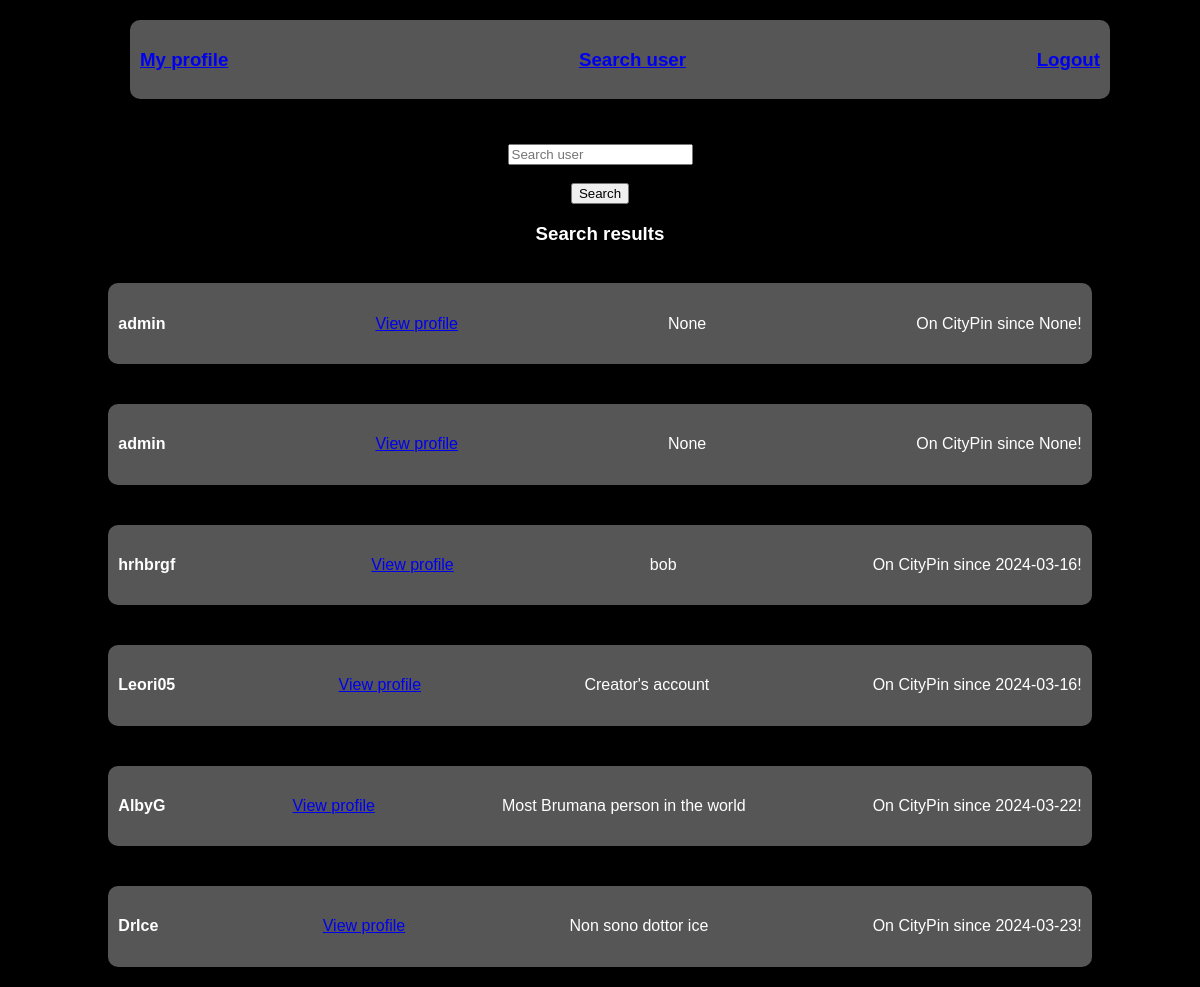
Before: /search with the older database file.
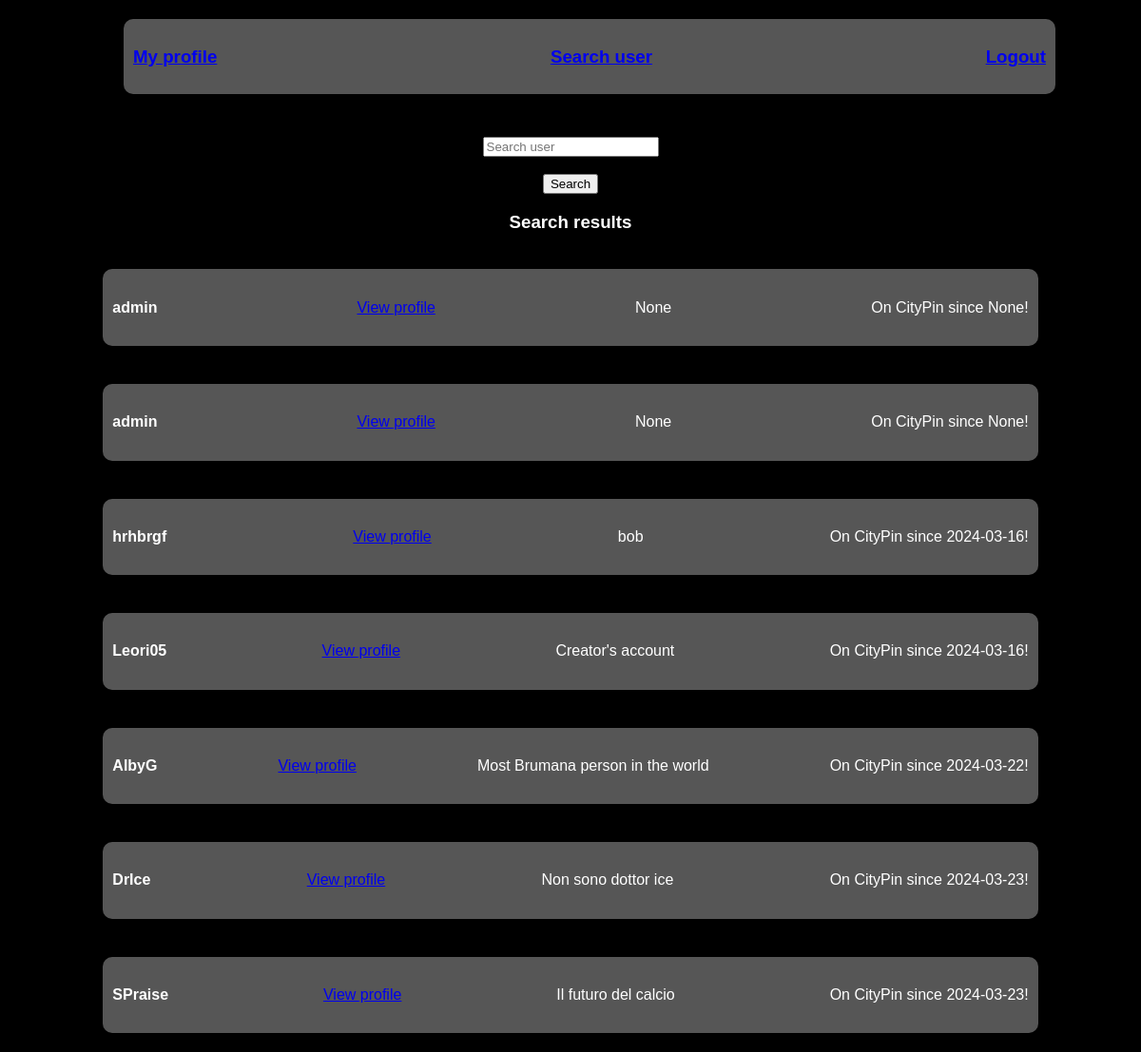
After: the same page with the newer database file.
### tables this page shows
CREATE TABLE users (
        id INTEGER PRIMARY KEY,
        username TEXT NOT NULL,
        password TEXT NOT NULL
    , description TEXT, creation_date DATE);

### app.py (the view)
@app.route('/search')
def search():
    conn = sqlite3.connect('./static/data/cityPin.db')
    cursor = conn.cursor()
    cursor.execute(
        '''
        SELECT * FROM users

        '''
    )
    return render_template('search.html', users = cursor.fetchall())

### templates/search.html (shortened to what this page needs)
<!DOCTYPE html>
<html lang="en">
<head>
    <link rel="stylesheet" type="text/css" href="{{ url_for('static', filename='css/style.css') }}">
</head>
<body>
    <div class = "navbar">
        <h3><a href = "/userPage">My profile</a></h3>
        <h3><a href = "/search">Search user</a></h3>
        <h3><a href="{{ url_for('logout') }}">Logout</a></h3>
    </div>
    <br><br><br><br><br><br><br><br>
    <div class = "search">
        <form action = "/searchUser" method = "POST">
            <input type = "text" name = "user_name" placeholder = "Search user">
            <br>
            <input type = "submit" value = "Search">
        </form>
    </div>
    <div class = "search_result">
        <div class = "results">
            <h3>Search results</h3>
            {% for user in users %}
                <div class = "user_preview_card">
                    <h4>{{ user[1] }}</h4>
                    <a href = "/user/{{ user[0] }}">View profile</a>
                    <p>{{ user[3] }}</p>
                    <p>On CityPin since {{ user[4] }}!</p>
                </div>
            {% endfor %}
        </div>
</body>
</html>

Changed rows visible on the page:
added users: username "SPraise", description "Il futuro del calcio", creation_date "2024-03-23"
